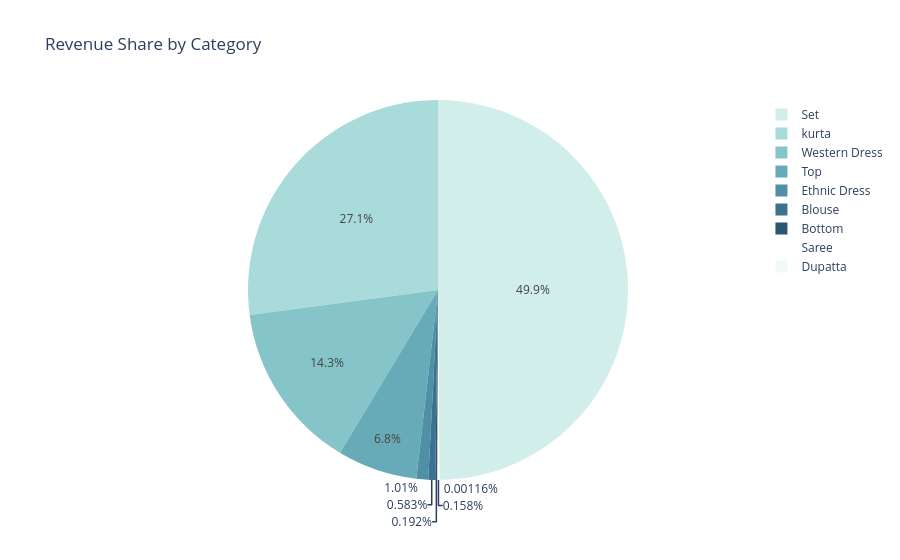

Source (notebook cell):
### Markdown cell above
### 5.5 Category Distribution (Interactive)

### Code cell
fig = px.pie(df, names='Category', values='Amount',
             title='Revenue Share by Category',
             color_discrete_sequence=px.colors.sequential.Teal)
fig.show()

### Figure 1 — Plotly figure (JSON) as saved in the notebook; plotly's stock layout.template omitted (floating-point values rounded to 4 significant figures; data arrays with more than 128 entries replaced by an {"elided": "..."} marker saying what was removed)
{"data": [{"domain": {"x": [0, 1], "y": [0, 1]}, "hovertemplate": "Category=%{label}<br>Amount=%{value}<extra></extra>", "labels": {"elided": "121149 str values"}, "legendgroup": "", "name": "", "showlegend": true, "type": "pie", "values": {"elided": "121149 float values"}}], "layout": {"legend": {"tracegroupgap": 0}, "piecolorway": ["rgb(209, 238, 234)", "rgb(168, 219, 217)", "rgb(133, 196, 201)", "rgb(104, 171, 184)", "rgb(79, 144, 166)", "rgb(59, 115, 143)", "rgb(42, 86, 116)"], "title": {"text": "Revenue Share by Category"}}}
